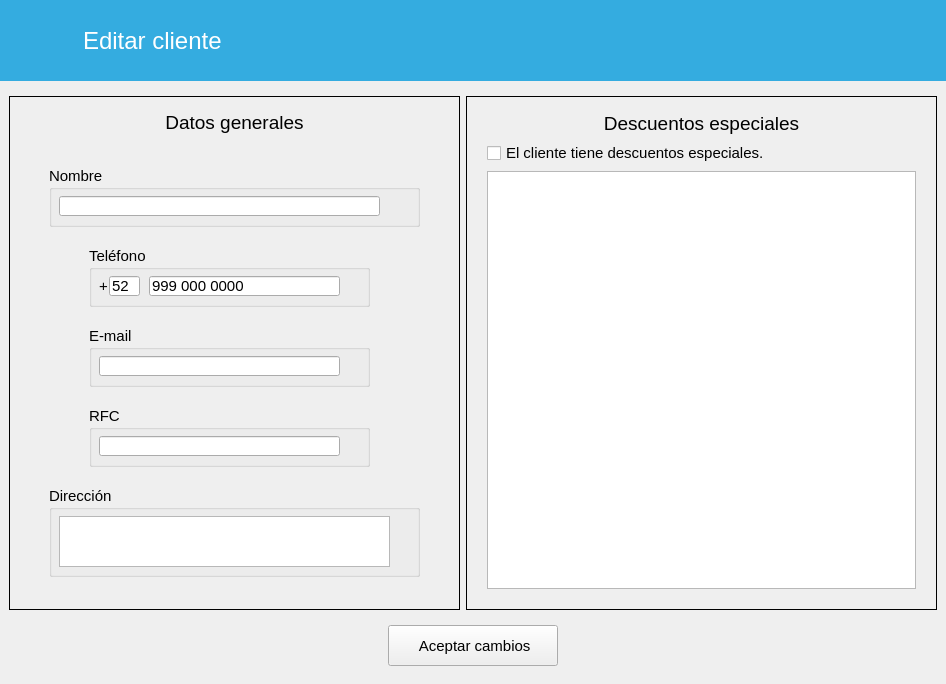
<?xml version="1.0" encoding="UTF-8"?>
<ui version="4.0">
 <class>EditarCliente</class>
 <widget class="QMainWindow" name="EditarCliente">
  <property name="geometry">
   <rect>
    <x>0</x>
    <y>0</y>
    <width>946</width>
    <height>684</height>
   </rect>
  </property>
  <property name="windowTitle">
   <string>MainWindow</string>
  </property>
  <widget class="QWidget" name="centralwidget">
   <layout class="QVBoxLayout" name="verticalLayout_3">
    <property name="leftMargin">
     <number>0</number>
    </property>
    <property name="topMargin">
     <number>0</number>
    </property>
    <property name="rightMargin">
     <number>0</number>
    </property>
    <item alignment="Qt::AlignTop">
     <widget class="QFrame" name="frame_4">
      <property name="styleSheet">
       <string notr="true">QFrame { background-color: rgb(52, 172, 224); border: none}</string>
      </property>
      <property name="frameShape">
       <enum>QFrame::StyledPanel</enum>
      </property>
      <property name="frameShadow">
       <enum>QFrame::Raised</enum>
      </property>
      <layout class="QHBoxLayout" name="horizontalLayout">
       <item alignment="Qt::AlignLeft">
        <widget class="QFrame" name="frame_5">
         <property name="minimumSize">
          <size>
           <width>294</width>
           <height>63</height>
          </size>
         </property>
         <property name="maximumSize">
          <size>
           <width>294</width>
           <height>63</height>
          </size>
         </property>
         <property name="styleSheet">
          <string notr="true">QFrame {border: none}</string>
         </property>
         <property name="frameShadow">
          <enum>QFrame::Raised</enum>
         </property>
         <layout class="QHBoxLayout" name="horizontalLayout_2">
          <property name="spacing">
           <number>20</number>
          </property>
          <item>
           <widget class="QLabel" name="lbRegresar">
            <property name="minimumSize">
             <size>
              <width>45</width>
              <height>45</height>
             </size>
            </property>
            <property name="font">
             <font>
              <pointsize>18</pointsize>
             </font>
            </property>
            <property name="cursor">
             <cursorShape>PointingHandCursor</cursorShape>
            </property>
            <property name="styleSheet">
             <string notr="true">image: url(:/img/resources/images/leftarrow.png);</string>
            </property>
            <property name="text">
             <string/>
            </property>
           </widget>
          </item>
          <item>
           <widget class="QLabel" name="lbTitulo">
            <property name="minimumSize">
             <size>
              <width>211</width>
              <height>41</height>
             </size>
            </property>
            <property name="font">
             <font>
              <pointsize>18</pointsize>
             </font>
            </property>
            <property name="styleSheet">
             <string notr="true">color: rgb(255, 255, 255);</string>
            </property>
            <property name="text">
             <string>Editar cliente</string>
            </property>
           </widget>
          </item>
         </layout>
        </widget>
       </item>
      </layout>
     </widget>
    </item>
    <item>
     <widget class="QFrame" name="frame">
      <property name="sizePolicy">
       <sizepolicy hsizetype="Preferred" vsizetype="Expanding">
        <horstretch>0</horstretch>
        <verstretch>0</verstretch>
       </sizepolicy>
      </property>
      <layout class="QHBoxLayout" name="horizontalLayout_3">
       <property name="bottomMargin">
        <number>0</number>
       </property>
       <item>
        <widget class="QFrame" name="frame_2">
         <property name="sizePolicy">
          <sizepolicy hsizetype="Preferred" vsizetype="Expanding">
           <horstretch>0</horstretch>
           <verstretch>0</verstretch>
          </sizepolicy>
         </property>
         <property name="minimumSize">
          <size>
           <width>451</width>
           <height>469</height>
          </size>
         </property>
         <property name="frameShape">
          <enum>QFrame::Box</enum>
         </property>
         <property name="frameShadow">
          <enum>QFrame::Plain</enum>
         </property>
         <property name="lineWidth">
          <number>1</number>
         </property>
         <widget class="QLabel" name="label_3">
          <property name="geometry">
           <rect>
            <x>10</x>
            <y>15</y>
            <width>431</width>
            <height>22</height>
           </rect>
          </property>
          <property name="font">
           <font>
            <pointsize>14</pointsize>
           </font>
          </property>
          <property name="text">
           <string>Datos generales</string>
          </property>
          <property name="alignment">
           <set>Qt::AlignCenter</set>
          </property>
         </widget>
         <widget class="QGroupBox" name="groupBox_2">
          <property name="geometry">
           <rect>
            <x>80</x>
            <y>150</y>
            <width>281</width>
            <height>61</height>
           </rect>
          </property>
          <property name="font">
           <font>
            <pointsize>11</pointsize>
           </font>
          </property>
          <property name="title">
           <string>Teléfono</string>
          </property>
          <widget class="QLineEdit" name="txtCelular">
           <property name="geometry">
            <rect>
             <x>60</x>
             <y>30</y>
             <width>191</width>
             <height>20</height>
            </rect>
           </property>
           <property name="inputMask">
            <string>999 999 9999;0</string>
           </property>
           <property name="text">
            <string>999  </string>
           </property>
          </widget>
          <widget class="QLabel" name="label_4">
           <property name="geometry">
            <rect>
             <x>10</x>
             <y>30</y>
             <width>30</width>
             <height>20</height>
            </rect>
           </property>
           <property name="text">
            <string>+</string>
           </property>
          </widget>
          <widget class="QLineEdit" name="txtLada">
           <property name="geometry">
            <rect>
             <x>20</x>
             <y>30</y>
             <width>31</width>
             <height>20</height>
            </rect>
           </property>
           <property name="text">
            <string>52</string>
           </property>
           <property name="maxLength">
            <number>3</number>
           </property>
          </widget>
         </widget>
         <widget class="QGroupBox" name="groupBox">
          <property name="geometry">
           <rect>
            <x>40</x>
            <y>70</y>
            <width>371</width>
            <height>61</height>
           </rect>
          </property>
          <property name="font">
           <font>
            <pointsize>11</pointsize>
           </font>
          </property>
          <property name="title">
           <string>Nombre</string>
          </property>
          <widget class="QLineEdit" name="txtNombre">
           <property name="geometry">
            <rect>
             <x>10</x>
             <y>30</y>
             <width>321</width>
             <height>20</height>
            </rect>
           </property>
           <property name="text">
            <string/>
           </property>
          </widget>
         </widget>
         <widget class="QGroupBox" name="groupBox_5">
          <property name="geometry">
           <rect>
            <x>80</x>
            <y>230</y>
            <width>281</width>
            <height>61</height>
           </rect>
          </property>
          <property name="font">
           <font>
            <pointsize>11</pointsize>
           </font>
          </property>
          <property name="title">
           <string>E-mail</string>
          </property>
          <widget class="QLineEdit" name="txtCorreo">
           <property name="geometry">
            <rect>
             <x>10</x>
             <y>30</y>
             <width>241</width>
             <height>20</height>
            </rect>
           </property>
           <property name="text">
            <string/>
           </property>
          </widget>
         </widget>
         <widget class="QGroupBox" name="groupBox_7">
          <property name="geometry">
           <rect>
            <x>80</x>
            <y>310</y>
            <width>281</width>
            <height>61</height>
           </rect>
          </property>
          <property name="font">
           <font>
            <pointsize>11</pointsize>
           </font>
          </property>
          <property name="title">
           <string>RFC</string>
          </property>
          <widget class="QLineEdit" name="txtRFC">
           <property name="geometry">
            <rect>
             <x>10</x>
             <y>30</y>
             <width>241</width>
             <height>20</height>
            </rect>
           </property>
           <property name="maxLength">
            <number>13</number>
           </property>
          </widget>
         </widget>
         <widget class="QGroupBox" name="groupBox_6">
          <property name="geometry">
           <rect>
            <x>40</x>
            <y>390</y>
            <width>371</width>
            <height>91</height>
           </rect>
          </property>
          <property name="font">
           <font>
            <pointsize>11</pointsize>
           </font>
          </property>
          <property name="title">
           <string>Dirección</string>
          </property>
          <widget class="QPlainTextEdit" name="txtDireccion">
           <property name="geometry">
            <rect>
             <x>10</x>
             <y>30</y>
             <width>331</width>
             <height>51</height>
            </rect>
           </property>
          </widget>
         </widget>
        </widget>
       </item>
       <item>
        <widget class="QFrame" name="frame_6">
         <property name="enabled">
          <bool>true</bool>
         </property>
         <property name="frameShape">
          <enum>QFrame::Box</enum>
         </property>
         <property name="frameShadow">
          <enum>QFrame::Plain</enum>
         </property>
         <property name="lineWidth">
          <number>1</number>
         </property>
         <layout class="QVBoxLayout" name="verticalLayout_2">
          <property name="leftMargin">
           <number>20</number>
          </property>
          <property name="topMargin">
           <number>15</number>
          </property>
          <property name="rightMargin">
           <number>20</number>
          </property>
          <property name="bottomMargin">
           <number>20</number>
          </property>
          <item>
           <widget class="QLabel" name="label_2">
            <property name="font">
             <font>
              <pointsize>14</pointsize>
             </font>
            </property>
            <property name="text">
             <string>Descuentos especiales</string>
            </property>
            <property name="alignment">
             <set>Qt::AlignCenter</set>
            </property>
           </widget>
          </item>
          <item>
           <widget class="QCheckBox" name="checkDescuentos">
            <property name="enabled">
             <bool>true</bool>
            </property>
            <property name="font">
             <font>
              <pointsize>11</pointsize>
             </font>
            </property>
            <property name="text">
             <string>El cliente tiene descuentos especiales.</string>
            </property>
           </widget>
          </item>
          <item>
           <widget class="QPlainTextEdit" name="txtDescuentos">
            <property name="font">
             <font>
              <pointsize>11</pointsize>
             </font>
            </property>
           </widget>
          </item>
         </layout>
        </widget>
       </item>
      </layout>
     </widget>
    </item>
    <item alignment="Qt::AlignBottom">
     <widget class="QFrame" name="frame_3">
      <layout class="QVBoxLayout" name="verticalLayout">
       <item alignment="Qt::AlignHCenter">
        <widget class="QPushButton" name="btRegistrar">
         <property name="minimumSize">
          <size>
           <width>170</width>
           <height>41</height>
          </size>
         </property>
         <property name="font">
          <font>
           <pointsize>11</pointsize>
          </font>
         </property>
         <property name="text">
          <string notr="true"> Aceptar cambios</string>
         </property>
         <property name="icon">
          <iconset resource="../../resources.qrc">
           <normaloff>:/img/resources/images/edit.png</normaloff>:/img/resources/images/edit.png</iconset>
         </property>
        </widget>
       </item>
      </layout>
     </widget>
    </item>
   </layout>
  </widget>
 </widget>
 <tabstops>
  <tabstop>txtNombre</tabstop>
  <tabstop>txtLada</tabstop>
  <tabstop>txtCelular</tabstop>
  <tabstop>txtCorreo</tabstop>
  <tabstop>txtRFC</tabstop>
  <tabstop>txtDireccion</tabstop>
  <tabstop>btRegistrar</tabstop>
  <tabstop>txtDescuentos</tabstop>
  <tabstop>checkDescuentos</tabstop>
 </tabstops>
 <resources>
  <include location="../../resources.qrc"/>
 </resources>
 <connections/>
</ui>
